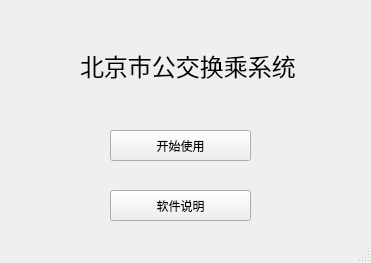
<?xml version="1.0" encoding="UTF-8"?>
<ui version="4.0">
 <class>MainWindow</class>
 <widget class="QMainWindow" name="MainWindow">
  <property name="geometry">
   <rect>
    <x>0</x>
    <y>0</y>
    <width>371</width>
    <height>263</height>
   </rect>
  </property>
  <property name="windowTitle">
   <string>公交换乘系统</string>
  </property>
  <widget class="QWidget" name="centralwidget">
   <widget class="QPushButton" name="StartUsingButton">
    <property name="geometry">
     <rect>
      <x>110</x>
      <y>130</y>
      <width>141</width>
      <height>31</height>
     </rect>
    </property>
    <property name="text">
     <string>开始使用</string>
    </property>
   </widget>
   <widget class="QPushButton" name="InfoButton">
    <property name="geometry">
     <rect>
      <x>110</x>
      <y>190</y>
      <width>141</width>
      <height>31</height>
     </rect>
    </property>
    <property name="text">
     <string>软件说明</string>
    </property>
   </widget>
   <widget class="QLabel" name="label">
    <property name="geometry">
     <rect>
      <x>80</x>
      <y>40</y>
      <width>231</width>
      <height>51</height>
     </rect>
    </property>
    <property name="text">
     <string>&lt;html&gt;&lt;head/&gt;&lt;body&gt;&lt;p&gt;&lt;span style=&quot; font-size:18pt;&quot;&gt;北京市公交换乘系统&lt;/span&gt;&lt;/p&gt;&lt;/body&gt;&lt;/html&gt;</string>
    </property>
   </widget>
  </widget>
  <widget class="QStatusBar" name="statusbar"/>
 </widget>
 <resources/>
 <connections/>
</ui>
